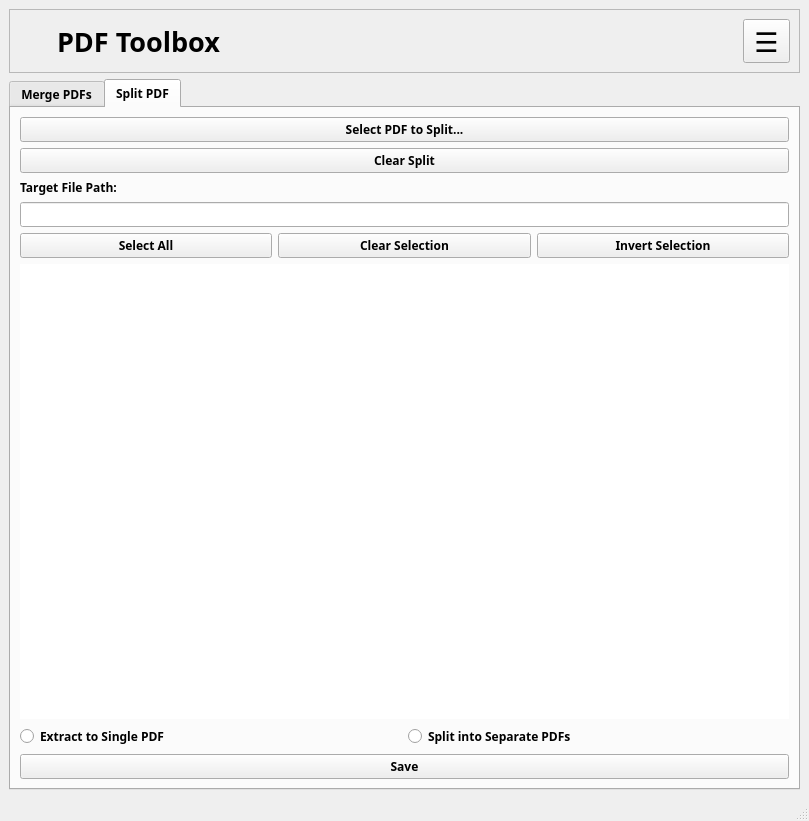
<?xml version="1.0" encoding="UTF-8"?>
<ui version="4.0">
 <class>MainWindow</class>
 <widget class="QMainWindow" name="MainWindow">
  <property name="geometry">
   <rect>
    <x>0</x>
    <y>0</y>
    <width>809</width>
    <height>821</height>
   </rect>
  </property>
  <property name="minimumSize">
   <size>
    <width>32</width>
    <height>32</height>
   </size>
  </property>
  <property name="windowTitle">
   <string>MainWindow</string>
  </property>
  <widget class="QWidget" name="centralwidget">
   <layout class="QGridLayout" name="gridLayout">
    <item row="0" column="0">
     <widget class="QFrame" name="header_frame">
      <property name="frameShape">
       <enum>QFrame::Shape::StyledPanel</enum>
      </property>
      <property name="frameShadow">
       <enum>QFrame::Shadow::Raised</enum>
      </property>
      <layout class="QHBoxLayout" name="horizontalLayout">
       <item>
        <widget class="QLabel" name="icon_label">
         <property name="minimumSize">
          <size>
           <width>32</width>
           <height>32</height>
          </size>
         </property>
         <property name="text">
          <string/>
         </property>
         <property name="pixmap">
          <pixmap>:/png/icns.png</pixmap>
         </property>
         <property name="scaledContents">
          <bool>true</bool>
         </property>
        </widget>
       </item>
       <item>
        <widget class="QLabel" name="label_2">
         <property name="minimumSize">
          <size>
           <width>170</width>
           <height>29</height>
          </size>
         </property>
         <property name="font">
          <font>
           <family>Montserrat</family>
           <pointsize>20</pointsize>
           <bold>true</bold>
          </font>
         </property>
         <property name="frameShape">
          <enum>QFrame::Shape::NoFrame</enum>
         </property>
         <property name="frameShadow">
          <enum>QFrame::Shadow::Raised</enum>
         </property>
         <property name="lineWidth">
          <number>1</number>
         </property>
         <property name="text">
          <string>PDF Toolbox</string>
         </property>
         <property name="wordWrap">
          <bool>false</bool>
         </property>
        </widget>
       </item>
       <item>
        <spacer name="horizontalSpacer">
         <property name="orientation">
          <enum>Qt::Orientation::Horizontal</enum>
         </property>
         <property name="sizeHint" stdset="0">
          <size>
           <width>502</width>
           <height>20</height>
          </size>
         </property>
        </spacer>
       </item>
       <item>
        <widget class="QToolButton" name="menu_button">
         <property name="font">
          <font>
           <family>Montserrat</family>
           <pointsize>20</pointsize>
           <bold>true</bold>
          </font>
         </property>
         <property name="cursor">
          <cursorShape>PointingHandCursor</cursorShape>
         </property>
         <property name="text">
          <string>☰</string>
         </property>
         <property name="icon">
          <iconset theme="QIcon::ThemeIcon::FormatJustifyFill"/>
         </property>
        </widget>
       </item>
      </layout>
     </widget>
    </item>
    <item row="1" column="0">
     <widget class="QTabWidget" name="tabWidget">
      <property name="font">
       <font>
        <family>Montserrat</family>
        <bold>true</bold>
       </font>
      </property>
      <property name="cursor">
       <cursorShape>ArrowCursor</cursorShape>
      </property>
      <property name="currentIndex">
       <number>1</number>
      </property>
      <widget class="QWidget" name="merge_pdfs">
       <attribute name="title">
        <string>Merge PDFs</string>
       </attribute>
       <layout class="QVBoxLayout" name="verticalLayout">
        <item>
         <layout class="QVBoxLayout" name="verticalLayout_4">
          <item>
           <widget class="QPushButton" name="btnAddFiles">
            <property name="cursor">
             <cursorShape>PointingHandCursor</cursorShape>
            </property>
            <property name="text">
             <string>Add Files...</string>
            </property>
           </widget>
          </item>
          <item>
           <widget class="QPushButton" name="btnRemoveSelected">
            <property name="cursor">
             <cursorShape>PointingHandCursor</cursorShape>
            </property>
            <property name="text">
             <string>Remove Selected File</string>
            </property>
           </widget>
          </item>
         </layout>
        </item>
        <item>
         <widget class="QListWidget" name="listMergeFiles"/>
        </item>
        <item>
         <widget class="QPushButton" name="btnMoveUp">
          <property name="minimumSize">
           <size>
            <width>233</width>
            <height>32</height>
           </size>
          </property>
          <property name="cursor">
           <cursorShape>PointingHandCursor</cursorShape>
          </property>
          <property name="text">
           <string>Move up ↑</string>
          </property>
         </widget>
        </item>
        <item>
         <widget class="QPushButton" name="btnMoveDown">
          <property name="minimumSize">
           <size>
            <width>233</width>
            <height>32</height>
           </size>
          </property>
          <property name="cursor">
           <cursorShape>PointingHandCursor</cursorShape>
          </property>
          <property name="text">
           <string>Move down ↓</string>
          </property>
         </widget>
        </item>
        <item>
         <widget class="QPushButton" name="btnMerge">
          <property name="cursor">
           <cursorShape>PointingHandCursor</cursorShape>
          </property>
          <property name="text">
           <string>Merge and Save!</string>
          </property>
         </widget>
        </item>
       </layout>
      </widget>
      <widget class="QWidget" name="split_pdf">
       <attribute name="title">
        <string>Split PDF</string>
       </attribute>
       <layout class="QVBoxLayout" name="verticalLayout_2">
        <item>
         <widget class="QPushButton" name="btnSelectSplit">
          <property name="cursor">
           <cursorShape>PointingHandCursor</cursorShape>
          </property>
          <property name="text">
           <string>Select PDF to Split...</string>
          </property>
         </widget>
        </item>
        <item>
         <widget class="QPushButton" name="btnClearSplit">
          <property name="cursor">
           <cursorShape>PointingHandCursor</cursorShape>
          </property>
          <property name="text">
           <string>Clear Split</string>
          </property>
         </widget>
        </item>
        <item>
         <widget class="QLabel" name="label">
          <property name="text">
           <string>Target File Path:</string>
          </property>
         </widget>
        </item>
        <item>
         <widget class="QLineEdit" name="txtSplitPath">
          <property name="readOnly">
           <bool>true</bool>
          </property>
         </widget>
        </item>
        <item>
         <layout class="QHBoxLayout" name="horizontalLayout_2">
          <item>
           <widget class="QPushButton" name="btnSelectAll">
            <property name="cursor">
             <cursorShape>PointingHandCursor</cursorShape>
            </property>
            <property name="text">
             <string>Select All</string>
            </property>
           </widget>
          </item>
          <item>
           <widget class="QPushButton" name="btnClear">
            <property name="cursor">
             <cursorShape>PointingHandCursor</cursorShape>
            </property>
            <property name="text">
             <string>Clear Selection</string>
            </property>
           </widget>
          </item>
          <item>
           <widget class="QPushButton" name="btnInvert">
            <property name="cursor">
             <cursorShape>PointingHandCursor</cursorShape>
            </property>
            <property name="text">
             <string>Invert Selection</string>
            </property>
           </widget>
          </item>
         </layout>
        </item>
        <item>
         <widget class="QListWidget" name="listPages">
          <property name="layoutDirection">
           <enum>Qt::LayoutDirection::LeftToRight</enum>
          </property>
          <property name="frameShape">
           <enum>QFrame::Shape::NoFrame</enum>
          </property>
          <property name="selectionMode">
           <enum>QAbstractItemView::SelectionMode::MultiSelection</enum>
          </property>
          <property name="movement">
           <enum>QListView::Movement::Static</enum>
          </property>
          <property name="resizeMode">
           <enum>QListView::ResizeMode::Adjust</enum>
          </property>
          <property name="viewMode">
           <enum>QListView::ViewMode::IconMode</enum>
          </property>
         </widget>
        </item>
        <item>
         <layout class="QHBoxLayout" name="horizontalLayout_3">
          <item>
           <widget class="QRadioButton" name="radioSingle">
            <property name="cursor">
             <cursorShape>PointingHandCursor</cursorShape>
            </property>
            <property name="text">
             <string>Extract to Single PDF</string>
            </property>
           </widget>
          </item>
          <item>
           <widget class="QRadioButton" name="radioSeparate">
            <property name="cursor">
             <cursorShape>PointingHandCursor</cursorShape>
            </property>
            <property name="text">
             <string>Split into Separate PDFs</string>
            </property>
           </widget>
          </item>
         </layout>
        </item>
        <item>
         <widget class="QPushButton" name="btnSplit">
          <property name="cursor">
           <cursorShape>PointingHandCursor</cursorShape>
          </property>
          <property name="text">
           <string>Save</string>
          </property>
         </widget>
        </item>
       </layout>
      </widget>
     </widget>
    </item>
   </layout>
  </widget>
  <widget class="QMenuBar" name="menubar">
   <property name="geometry">
    <rect>
     <x>0</x>
     <y>0</y>
     <width>809</width>
     <height>33</height>
    </rect>
   </property>
  </widget>
  <widget class="QStatusBar" name="statusbar"/>
 </widget>
 <resources>
  <include location="png.qrc"/>
 </resources>
 <connections/>
</ui>
